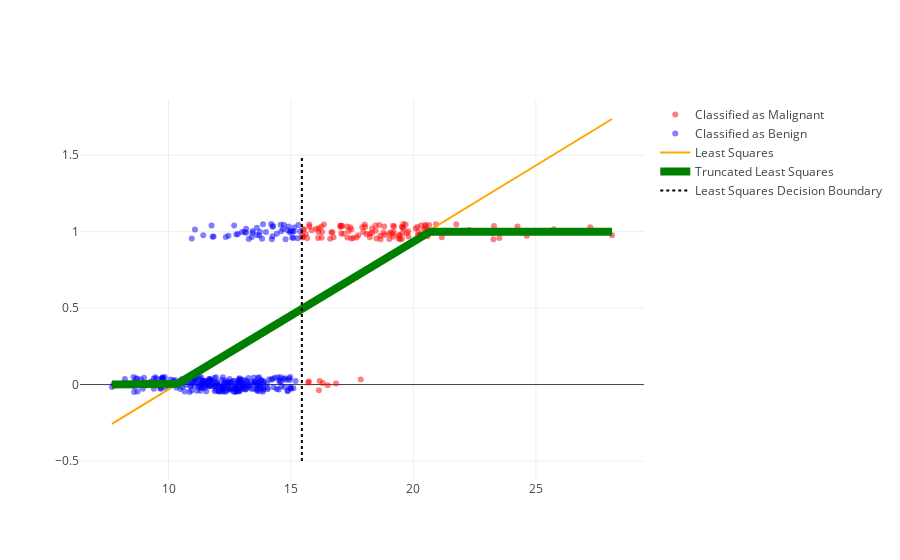

The notebook cell this image was saved under:
### Code cell
X_plt = np.linspace(np.min(X), np.max(X), 100)
p_line = go.Scatter(name="Truncated Least Squares",
    x=X_plt, y=bound01(least_squares_model.predict(np.array([X_plt]).T)), 
    mode="lines", line=dict(color="green", width=8))
py.iplot([mal_points, ben_points, model_line, p_line, dec_line], filename="lr-06")
